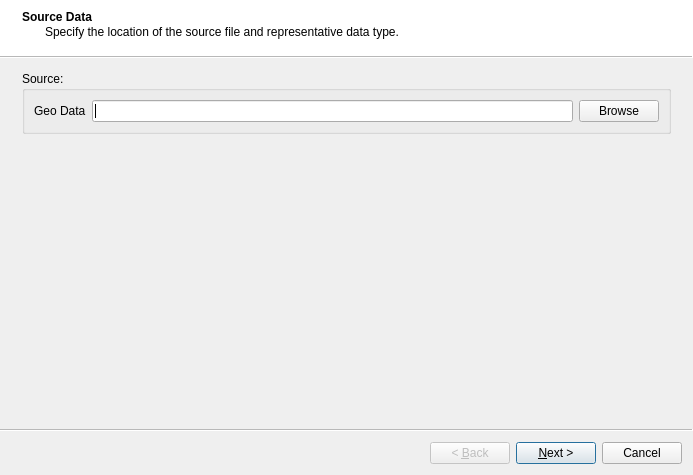
<?xml version="1.0" encoding="UTF-8"?>
<ui version="4.0">
 <class>frmImportPlot</class>
 <widget class="QWizard" name="frmImportPlot">
  <property name="geometry">
   <rect>
    <x>0</x>
    <y>0</y>
    <width>693</width>
    <height>475</height>
   </rect>
  </property>
  <property name="windowTitle">
   <string>Import Plots</string>
  </property>
  <property name="wizardStyle">
   <enum>QWizard::ModernStyle</enum>
  </property>
  <property name="options">
   <set>QWizard::HelpButtonOnRight</set>
  </property>
  <widget class="QWizardPage" name="pgSource">
   <property name="title">
    <string>Source Data</string>
   </property>
   <property name="subTitle">
    <string>Specify the location of the source file and representative data type.</string>
   </property>
   <layout class="QVBoxLayout" name="verticalLayout">
    <item>
     <widget class="QGroupBox" name="groupBox">
      <property name="title">
       <string>Source:</string>
      </property>
      <layout class="QHBoxLayout" name="horizontalLayout_2">
       <item>
        <widget class="QLabel" name="label">
         <property name="text">
          <string>Geo Data</string>
         </property>
        </widget>
       </item>
       <item>
        <widget class="QLineEdit" name="txtDataSource">
         <property name="maxLength">
          <number>200</number>
         </property>
        </widget>
       </item>
       <item>
        <widget class="QPushButton" name="btnBrowseSource">
         <property name="text">
          <string>Browse</string>
         </property>
        </widget>
       </item>
      </layout>
     </widget>
    </item>
   </layout>
  </widget>
  <widget class="QWizardPage" name="destTable">
   <property name="title">
    <string>Copy Table</string>
   </property>
   <property name="subTitle">
    <string>Destination table and import options.</string>
   </property>
   <layout class="QGridLayout" name="gridLayout_2"/>
  </widget>
  <widget class="QWizardPage" name="assignColumns">
   <property name="title">
    <string>Assign Columns</string>
   </property>
   <property name="subTitle">
    <string>Match source and destination table columns.</string>
   </property>
   <layout class="QGridLayout" name="gridLayout_3"/>
  </widget>
 </widget>
 <resources>
  <include location="../../resources.qrc"/>
 </resources>
 <connections/>
</ui>
